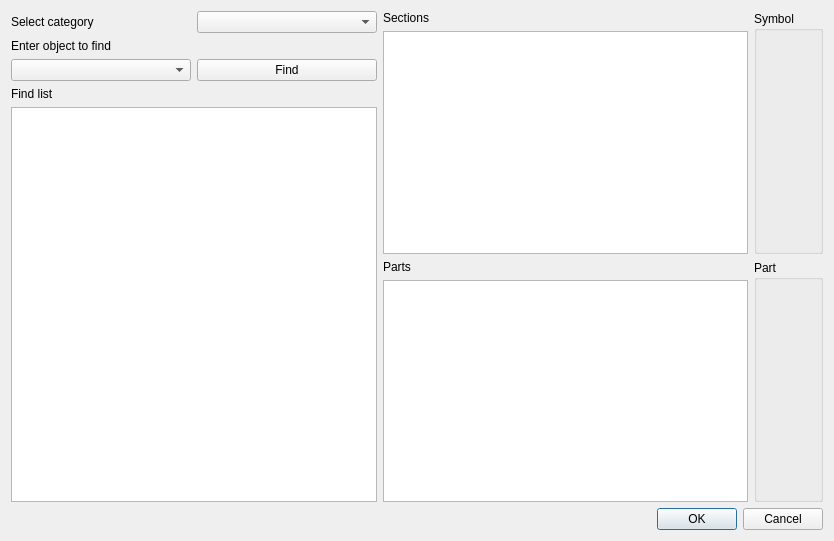
<?xml version="1.0" encoding="UTF-8"?>
<ui version="4.0">
 <class>SdDGetObject</class>
 <widget class="QDialog" name="SdDGetObject">
  <property name="geometry">
   <rect>
    <x>0</x>
    <y>0</y>
    <width>834</width>
    <height>541</height>
   </rect>
  </property>
  <property name="windowTitle">
   <string>Dialog</string>
  </property>
  <layout class="QVBoxLayout" name="verticalLayout_4">
   <item>
    <layout class="QHBoxLayout" name="horizontalLayout_3">
     <item>
      <layout class="QVBoxLayout" name="verticalLayout_2">
       <item>
        <layout class="QHBoxLayout" name="horizontalLayout">
         <item>
          <widget class="QLabel" name="label_3">
           <property name="text">
            <string>Select category</string>
           </property>
          </widget>
         </item>
         <item>
          <widget class="QComboBox" name="mCategory"/>
         </item>
        </layout>
       </item>
       <item>
        <widget class="QLabel" name="label">
         <property name="text">
          <string>Enter object to find</string>
         </property>
        </widget>
       </item>
       <item>
        <layout class="QHBoxLayout" name="horizontalLayout_2">
         <item>
          <widget class="QComboBox" name="mFind"/>
         </item>
         <item>
          <widget class="QPushButton" name="mFindButton">
           <property name="text">
            <string>Find</string>
           </property>
          </widget>
         </item>
        </layout>
       </item>
       <item>
        <widget class="QLabel" name="label_2">
         <property name="text">
          <string>Find list</string>
         </property>
        </widget>
       </item>
       <item>
        <widget class="QTableView" name="mFindTable"/>
       </item>
      </layout>
     </item>
     <item>
      <layout class="QVBoxLayout" name="verticalLayout_3">
       <item>
        <widget class="QLabel" name="label_4">
         <property name="text">
          <string>Sections</string>
         </property>
        </widget>
       </item>
       <item>
        <widget class="QListWidget" name="mSections"/>
       </item>
       <item>
        <widget class="QLabel" name="label_5">
         <property name="text">
          <string>Parts</string>
         </property>
        </widget>
       </item>
       <item>
        <widget class="QListWidget" name="mParts"/>
       </item>
      </layout>
     </item>
     <item>
      <layout class="QVBoxLayout" name="verticalLayout">
       <item>
        <widget class="QGroupBox" name="mSymbolBox">
         <property name="title">
          <string>Symbol</string>
         </property>
        </widget>
       </item>
       <item>
        <widget class="QGroupBox" name="mPartBox">
         <property name="title">
          <string>Part</string>
         </property>
        </widget>
       </item>
      </layout>
     </item>
    </layout>
   </item>
   <item>
    <widget class="QDialogButtonBox" name="buttonBox">
     <property name="orientation">
      <enum>Qt::Horizontal</enum>
     </property>
     <property name="standardButtons">
      <set>QDialogButtonBox::Cancel|QDialogButtonBox::Ok</set>
     </property>
    </widget>
   </item>
  </layout>
 </widget>
 <resources/>
 <connections>
  <connection>
   <sender>buttonBox</sender>
   <signal>accepted()</signal>
   <receiver>SdDGetObject</receiver>
   <slot>accept()</slot>
   <hints>
    <hint type="sourcelabel">
     <x>248</x>
     <y>254</y>
    </hint>
    <hint type="destinationlabel">
     <x>157</x>
     <y>274</y>
    </hint>
   </hints>
  </connection>
  <connection>
   <sender>buttonBox</sender>
   <signal>rejected()</signal>
   <receiver>SdDGetObject</receiver>
   <slot>reject()</slot>
   <hints>
    <hint type="sourcelabel">
     <x>316</x>
     <y>260</y>
    </hint>
    <hint type="destinationlabel">
     <x>286</x>
     <y>274</y>
    </hint>
   </hints>
  </connection>
 </connections>
</ui>
